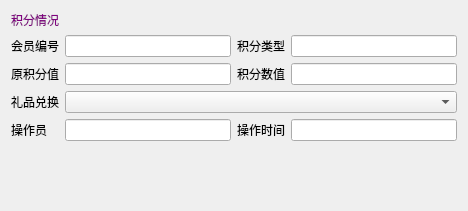
<?xml version="1.0" encoding="UTF-8"?>
<ui version="4.0">
 <class>w_m_member_point_recharge_liping_change_Dialog</class>
 <widget class="QDialog" name="w_m_member_point_recharge_liping_change_Dialog">
  <property name="geometry">
   <rect>
    <x>0</x>
    <y>0</y>
    <width>468</width>
    <height>211</height>
   </rect>
  </property>
  <property name="windowTitle">
   <string>Dialog</string>
  </property>
  <layout class="QVBoxLayout" name="verticalLayout">
   <item>
    <layout class="QGridLayout" name="gridLayout">
     <item row="0" column="0" colspan="4">
      <widget class="QLabel" name="label">
       <property name="styleSheet">
        <string notr="true">color:purple;</string>
       </property>
       <property name="text">
        <string>积分情况</string>
       </property>
      </widget>
     </item>
     <item row="1" column="0">
      <widget class="QLabel" name="label_2">
       <property name="text">
        <string>会员编号</string>
       </property>
      </widget>
     </item>
     <item row="1" column="1">
      <widget class="QLineEdit" name="lineEdit_vch_memberno"/>
     </item>
     <item row="1" column="2">
      <widget class="QLabel" name="label_3">
       <property name="text">
        <string>积分类型</string>
       </property>
      </widget>
     </item>
     <item row="1" column="3">
      <widget class="QLineEdit" name="lineEdit_ch_type"/>
     </item>
     <item row="2" column="0">
      <widget class="QLabel" name="label_5">
       <property name="text">
        <string>原积分值</string>
       </property>
      </widget>
     </item>
     <item row="2" column="1">
      <widget class="QLineEdit" name="lineEdit_num_point_org"/>
     </item>
     <item row="2" column="2">
      <widget class="QLabel" name="label_4">
       <property name="text">
        <string>积分数值</string>
       </property>
      </widget>
     </item>
     <item row="2" column="3">
      <widget class="QLineEdit" name="lineEdit_num_point"/>
     </item>
     <item row="3" column="0">
      <widget class="QLabel" name="label_6">
       <property name="text">
        <string>礼品兑换</string>
       </property>
      </widget>
     </item>
     <item row="4" column="0">
      <widget class="QLabel" name="label_7">
       <property name="text">
        <string>操作员</string>
       </property>
      </widget>
     </item>
     <item row="4" column="1">
      <widget class="QLineEdit" name="lineEdit_vch_operid"/>
     </item>
     <item row="4" column="2">
      <widget class="QLabel" name="label_8">
       <property name="text">
        <string>操作时间</string>
       </property>
      </widget>
     </item>
     <item row="4" column="3">
      <widget class="QLineEdit" name="lineEdit_dt_operdate"/>
     </item>
     <item row="3" column="1" colspan="3">
      <widget class="lds_ComboBox" name="comboBox_vch_gift_name"/>
     </item>
    </layout>
   </item>
   <item>
    <widget class="lds_toolbar" name="widget" native="true"/>
   </item>
  </layout>
 </widget>
 <customwidgets>
  <customwidget>
   <class>lds_toolbar</class>
   <extends>QFrame</extends>
   <header>lds_toolbar.h</header>
   <container>1</container>
  </customwidget>
  <customwidget>
   <class>lds_ComboBox</class>
   <extends>QComboBox</extends>
   <header>lds_combobox.h</header>
  </customwidget>
 </customwidgets>
 <resources/>
 <connections/>
</ui>
